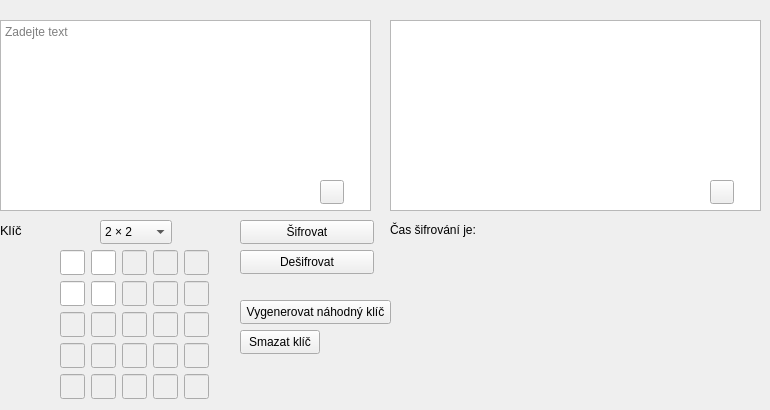
    <widget class="QWidget" name="tab_3">
     <attribute name="title">
      <string>Hillova šifra</string>
     </attribute>
     <widget class="QLabel" name="label_8">
      <property name="geometry">
       <rect>
        <x>0</x>
        <y>220</y>
        <width>31</width>
        <height>21</height>
       </rect>
      </property>
      <property name="text">
       <string>&lt;!DOCTYPE HTML PUBLIC &quot;-//W3C//DTD HTML 4.0//EN&quot; &quot;http://www.w3.org/TR/REC-html40/strict.dtd&quot;&gt;
&lt;html&gt;&lt;head&gt;&lt;meta name=&quot;qrichtext&quot; content=&quot;1&quot; /&gt;&lt;meta charset=&quot;utf-8&quot; /&gt;&lt;style type=&quot;text/css&quot;&gt;
p, li { white-space: pre-wrap; }
hr { height: 1px; border-width: 0; }
li.unchecked::marker { content: &quot;\2610&quot;; }
li.checked::marker { content: &quot;\2612&quot;; }
&lt;/style&gt;&lt;/head&gt;&lt;body style=&quot; font-family:'Segoe UI'; font-size:9pt; font-weight:400; font-style:normal;&quot;&gt;
&lt;p style=&quot; margin-top:0px; margin-bottom:0px; margin-left:0px; margin-right:0px; -qt-block-indent:0; text-indent:0px;&quot;&gt;&lt;span style=&quot; font-size:10pt;&quot;&gt;Klíč&lt;/span&gt;&lt;/p&gt;&lt;/body&gt;&lt;/html&gt;</string>
      </property>
     </widget>
     <widget class="QTextBrowser" name="textBrowser_3">
      <property name="geometry">
       <rect>
        <x>390</x>
        <y>20</y>
        <width>371</width>
        <height>191</height>
       </rect>
      </property>
      <property name="cursor" stdset="0">
       <cursorShape>IBeamCursor</cursorShape>
      </property>
     </widget>
     <widget class="QPushButton" name="pushButton_11">
      <property name="geometry">
       <rect>
        <x>710</x>
        <y>180</y>
        <width>24</width>
        <height>24</height>
       </rect>
      </property>
      <property name="cursor">
       <cursorShape>PointingHandCursor</cursorShape>
      </property>
      <property name="text">
       <string/>
      </property>
      <property name="icon">
       <iconset resource="Photo.qrc">
        <normaloff>:/img/img/copy-svgrepo-com.svg</normaloff>:/img/img/copy-svgrepo-com.svg</iconset>
      </property>
     </widget>
     <widget class="QLabel" name="label_9">
      <property name="geometry">
       <rect>
        <x>390</x>
        <y>220</y>
        <width>351</width>
        <height>20</height>
       </rect>
      </property>
      <property name="text">
       <string>Čas šifrování je:</string>
      </property>
     </widget>
     <widget class="QPushButton" name="pushButton_13">
      <property name="geometry">
       <rect>
        <x>320</x>
        <y>180</y>
        <width>24</width>
        <height>24</height>
       </rect>
      </property>
      <property name="cursor">
       <cursorShape>PointingHandCursor</cursorShape>
      </property>
      <property name="text">
       <string/>
      </property>
      <property name="icon">
       <iconset resource="Photo.qrc">
        <normaloff>:/img/img/copy-svgrepo-com.svg</normaloff>:/img/img/copy-svgrepo-com.svg</iconset>
      </property>
     </widget>
     <widget class="QPushButton" name="pushButton_14">
      <property name="geometry">
       <rect>
        <x>240</x>
        <y>220</y>
        <width>134</width>
        <height>24</height>
       </rect>
      </property>
      <property name="cursor">
       <cursorShape>PointingHandCursor</cursorShape>
      </property>
      <property name="text">
       <string>Šifrovat</string>
      </property>
     </widget>
     <widget class="QTextEdit" name="textEdit_5">
      <property name="geometry">
       <rect>
        <x>0</x>
        <y>20</y>
        <width>371</width>
        <height>191</height>
       </rect>
      </property>
      <property name="cursor" stdset="0">
       <cursorShape>IBeamCursor</cursorShape>
      </property>
      <property name="markdown">
       <string/>
      </property>
      <property name="html">
       <string>&lt;!DOCTYPE HTML PUBLIC &quot;-//W3C//DTD HTML 4.0//EN&quot; &quot;http://www.w3.org/TR/REC-html40/strict.dtd&quot;&gt;
&lt;html&gt;&lt;head&gt;&lt;meta name=&quot;qrichtext&quot; content=&quot;1&quot; /&gt;&lt;meta charset=&quot;utf-8&quot; /&gt;&lt;style type=&quot;text/css&quot;&gt;
p, li { white-space: pre-wrap; }
hr { height: 1px; border-width: 0; }
li.unchecked::marker { content: &quot;\2610&quot;; }
li.checked::marker { content: &quot;\2612&quot;; }
&lt;/style&gt;&lt;/head&gt;&lt;body style=&quot; font-family:'Segoe UI'; font-size:9pt; font-weight:400; font-style:normal;&quot;&gt;
&lt;p style=&quot;-qt-paragraph-type:empty; margin-top:0px; margin-bottom:0px; margin-left:0px; margin-right:0px; -qt-block-indent:0; text-indent:0px;&quot;&gt;&lt;br /&gt;&lt;/p&gt;&lt;/body&gt;&lt;/html&gt;</string>
      </property>
      <property name="placeholderText">
       <string>Zadejte text</string>
      </property>
     </widget>
     <widget class="QPushButton" name="pushButton_15">
      <property name="geometry">
       <rect>
        <x>240</x>
        <y>250</y>
        <width>134</width>
        <height>24</height>
       </rect>
      </property>
      <property name="cursor">
       <cursorShape>PointingHandCursor</cursorShape>
      </property>
      <property name="text">
       <string>Dešifrovat</string>
      </property>
     </widget>
     <widget class="QComboBox" name="comboBox">
      <property name="geometry">
       <rect>
        <x>100</x>
        <y>220</y>
        <width>72</width>
        <height>24</height>
       </rect>
      </property>
      <item>
       <property name="text">
        <string>2 × 2</string>
       </property>
      </item>
      <item>
       <property name="text">
        <string>3 × 3</string>
       </property>
      </item>
      <item>
       <property name="text">
        <string>4 × 4</string>
       </property>
      </item>
      <item>
       <property name="text">
        <string>5 × 5</string>
       </property>
      </item>
     </widget>
     <widget class="QWidget" name="layoutWidget">
      <property name="geometry">
       <rect>
        <x>60</x>
        <y>250</y>
        <width>151</width>
        <height>151</height>
       </rect>
      </property>
      <layout class="QGridLayout" name="gridLayout">
       <item row="0" column="0">
        <widget class="QLineEdit" name="lineEdit">
         <property name="minimumSize">
          <size>
           <width>25</width>
           <height>25</height>
          </size>
         </property>
         <property name="maximumSize">
          <size>
           <width>25</width>
           <height>25</height>
          </size>
         </property>
         <property name="toolTip">
          <string>&lt;html&gt;&lt;head/&gt;&lt;body&gt;&lt;p&gt;&lt;br/&gt;&lt;/p&gt;&lt;/body&gt;&lt;/html&gt;</string>
         </property>
         <property name="autoFillBackground">
          <bool>false</bool>
         </property>
         <property name="maxLength">
          <number>2</number>
         </property>
         <property name="alignment">
          <set>Qt::AlignCenter</set>
         </property>
         <property name="clearButtonEnabled">
          <bool>false</bool>
         </property>
        </widget>
       </item>
       <item row="0" column="1">
        <widget class="QLineEdit" name="lineEdit_2">
         <property name="minimumSize">
          <size>
           <width>25</width>
           <height>25</height>
          </size>
         </property>
         <property name="maximumSize">
          <size>
           <width>25</width>
           <height>25</height>
          </size>
         </property>
         <property name="autoFillBackground">
          <bool>false</bool>
         </property>
         <property name="maxLength">
          <number>2</number>
         </property>
         <property name="alignment">
          <set>Qt::AlignCenter</set>
         </property>
         <property name="clearButtonEnabled">
          <bool>false</bool>
         </property>
        </widget>
       </item>
       <item row="0" column="2">
        <widget class="QLineEdit" name="lineEdit_3">
         <property name="enabled">
          <bool>false</bool>
         </property>
         <property name="minimumSize">
          <size>
           <width>25</width>
           <height>25</height>
          </size>
         </property>
         <property name="maximumSize">
          <size>
           <width>25</width>
           <height>25</height>
          </size>
         </property>
         <property name="autoFillBackground">
          <bool>false</bool>
         </property>
         <property name="inputMask">
          <string/>
         </property>
         <property name="maxLength">
          <number>2</number>
         </property>
         <property name="frame">
          <bool>true</bool>
         </property>
         <property name="alignment">
          <set>Qt::AlignCenter</set>
         </property>
         <property name="readOnly">
          <bool>false</bool>
         </property>
         <property name="clearButtonEnabled">
          <bool>false</bool>
         </property>
        </widget>
       </item>
       <item row="0" column="3">
        <widget class="QLineEdit" name="lineEdit_12">
         <property name="enabled">
          <bool>false</bool>
         </property>
         <property name="minimumSize">
          <size>
           <width>25</width>
           <height>25</height>
          </size>
         </property>
         <property name="maximumSize">
          <size>
           <width>25</width>
           <height>25</height>
          </size>
         </property>
         <property name="autoFillBackground">
          <bool>false</bool>
         </property>
         <property name="inputMask">
          <string/>
         </property>
         <property name="maxLength">
          <number>2</number>
         </property>
         <property name="frame">
          <bool>true</bool>
         </property>
         <property name="alignment">
          <set>Qt::AlignCenter</set>
         </property>
         <property name="readOnly">
          <bool>false</bool>
         </property>
         <property name="clearButtonEnabled">
          <bool>false</bool>
         </property>
        </widget>
       </item>
       <item row="0" column="4">
        <widget class="QLineEdit" name="lineEdit_14">
         <property name="enabled">
          <bool>false</bool>
         </property>
         <property name="minimumSize">
          <size>
           <width>25</width>
           <height>25</height>
          </size>
         </property>
         <property name="maximumSize">
          <size>
           <width>25</width>
           <height>25</height>
          </size>
         </property>
         <property name="autoFillBackground">
          <bool>false</bool>
         </property>
         <property name="inputMask">
          <string/>
         </property>
         <property name="maxLength">
          <number>2</number>
         </property>
         <property name="frame">
          <bool>true</bool>
         </property>
         <property name="alignment">
          <set>Qt::AlignCenter</set>
         </property>
         <property name="readOnly">
          <bool>false</bool>
         </property>
         <property name="clearButtonEnabled">
          <bool>false</bool>
         </property>
        </widget>
       </item>
       <item row="1" column="0">
        <widget class="QLineEdit" name="lineEdit_4">
         <property name="minimumSize">
          <size>
           <width>25</width>
           <height>25</height>
          </size>
         </property>
         <property name="maximumSize">
          <size>
           <width>25</width>
           <height>25</height>
          </size>
         </property>
         <property name="autoFillBackground">
          <bool>false</bool>
         </property>
         <property name="maxLength">
          <number>2</number>
         </property>
         <property name="alignment">
          <set>Qt::AlignCenter</set>
         </property>
         <property name="clearButtonEnabled">
          <bool>false</bool>
         </property>
        </widget>
       </item>
       <item row="1" column="1">
        <widget class="QLineEdit" name="lineEdit_5">
         <property name="minimumSize">
          <size>
           <width>25</width>
           <height>25</height>
          </size>
         </property>
         <property name="maximumSize">
          <size>
           <width>25</width>
           <height>25</height>
          </size>
         </property>
         <property name="autoFillBackground">
          <bool>false</bool>
         </property>
         <property name="maxLength">
          <number>2</number>
         </property>
         <property name="alignment">
          <set>Qt::AlignCenter</set>
         </property>
         <property name="clearButtonEnabled">
          <bool>false</bool>
         </property>
        </widget>
       </item>
       <item row="1" column="2">
        <widget class="QLineEdit" name="lineEdit_6">
         <property name="enabled">
          <bool>false</bool>
         </property>
         <property name="minimumSize">
          <size>
           <width>25</width>
           <height>25</height>
          </size>
         </property>
         <property name="maximumSize">
          <size>
           <width>25</width>
           <height>25</height>
          </size>
         </property>
         <property name="autoFillBackground">
          <bool>false</bool>
         </property>
         <property name="maxLength">
          <number>2</number>
         </property>
         <property name="alignment">
          <set>Qt::AlignCenter</set>
         </property>
         <property name="clearButtonEnabled">
          <bool>false</bool>
         </property>
        </widget>
       </item>
       <item row="1" column="3">
        <widget class="QLineEdit" name="lineEdit_11">
         <property name="enabled">
          <bool>false</bool>
         </property>
         <property name="minimumSize">
          <size>
           <width>25</width>
           <height>25</height>
          </size>
         </property>
         <property name="maximumSize">
          <size>
           <width>25</width>
           <height>25</height>
          </size>
         </property>
         <property name="autoFillBackground">
          <bool>false</bool>
         </property>
         <property name="maxLength">
          <number>2</number>
         </property>
         <property name="alignment">
          <set>Qt::AlignCenter</set>
         </property>
         <property name="clearButtonEnabled">
          <bool>false</bool>
         </property>
        </widget>
       </item>
       <item row="1" column="4">
        <widget class="QLineEdit" name="lineEdit_13">
         <property name="enabled">
          <bool>false</bool>
         </property>
         <property name="minimumSize">
          <size>
           <width>25</width>
           <height>25</height>
          </size>
         </property>
         <property name="maximumSize">
          <size>
           <width>25</width>
           <height>25</height>
          </size>
         </property>
         <property name="autoFillBackground">
          <bool>false</bool>
         </property>
         <property name="maxLength">
          <number>2</number>
         </property>
         <property name="alignment">
          <set>Qt::AlignCenter</set>
         </property>
         <property name="clearButtonEnabled">
          <bool>false</bool>
         </property>
        </widget>
       </item>
       <item row="2" column="0">
        <widget class="QLineEdit" name="lineEdit_7">
         <property name="enabled">
          <bool>false</bool>
         </property>
         <property name="minimumSize">
          <size>
           <width>25</width>
           <height>25</height>
          </size>
         </property>
         <property name="maximumSize">
          <size>
           <width>25</width>
           <height>25</height>
          </size>
         </property>
         <property name="autoFillBackground">
          <bool>false</bool>
         </property>
         <property name="maxLength">
          <number>2</number>
         </property>
         <property name="alignment">
          <set>Qt::AlignCenter</set>
         </property>
         <property name="clearButtonEnabled">
          <bool>false</bool>
         </property>
        </widget>
       </item>
       <item row="2" column="1">
        <widget class="QLineEdit" name="lineEdit_8">
         <property name="enabled">
          <bool>false</bool>
         </property>
         <property name="minimumSize">
          <size>
           <width>25</width>
           <height>25</height>
          </size>
         </property>
         <property name="maximumSize">
          <size>
           <width>25</width>
           <height>25</height>
          </size>
         </property>
         <property name="autoFillBackground">
          <bool>false</bool>
         </property>
         <property name="maxLength">
          <number>2</number>
         </property>
         <property name="alignment">
          <set>Qt::AlignCenter</set>
         </property>
         <property name="clearButtonEnabled">
          <bool>false</bool>
         </property>
        </widget>
       </item>
       <item row="2" column="2">
        <widget class="QLineEdit" name="lineEdit_9">
         <property name="enabled">
          <bool>false</bool>
         </property>
         <property name="minimumSize">
          <size>
           <width>25</width>
           <height>25</height>
          </size>
         </property>
         <property name="maximumSize">
          <size>
           <width>25</width>
           <height>25</height>
          </size>
         </property>
         <property name="autoFillBackground">
          <bool>false</bool>
         </property>
         <property name="maxLength">
          <number>2</number>
         </property>
         <property name="alignment">
          <set>Qt::AlignCenter</set>
         </property>
         <property name="clearButtonEnabled">
          <bool>false</bool>
         </property>
        </widget>
       </item>
       <item row="2" column="3">
        <widget class="QLineEdit" name="lineEdit_10">
         <property name="enabled">
          <bool>false</bool>
         </property>
         <property name="minimumSize">
          <size>
           <width>25</width>
           <height>25</height>
          </size>
         </property>
         <property name="maximumSize">
          <size>
           <width>25</width>
           <height>25</height>
          </size>
         </property>
         <property name="autoFillBackground">
          <bool>false</bool>
         </property>
         <property name="maxLength">
          <number>2</number>
         </property>
         <property name="alignment">
          <set>Qt::AlignCenter</set>
         </property>
         <property name="clearButtonEnabled">
          <bool>false</bool>
         </property>
        </widget>
       </item>
       <item row="2" column="4">
        <widget class="QLineEdit" name="lineEdit_15">
         <property name="enabled">
          <bool>false</bool>
         </property>
         <property name="minimumSize">
          <size>
           <width>25</width>
           <height>25</height>
          </size>
         </property>
         <property name="maximumSize">
          <size>
           <width>25</width>
           <height>25</height>
          </size>
         </property>
         <property name="autoFillBackground">
          <bool>false</bool>
         </property>
         <property name="maxLength">
          <number>2</number>
         </property>
         <property name="alignment">
          <set>Qt::AlignCenter</set>
         </property>
         <property name="clearButtonEnabled">
          <bool>false</bool>
         </property>
        </widget>
       </item>
       <item row="3" column="0">
        <widget class="QLineEdit" name="lineEdit_17">
         <property name="enabled">
          <bool>false</bool>
         </property>
         <property name="minimumSize">
          <size>
           <width>25</width>
           <height>25</height>
          </size>
         </property>
         <property name="maximumSize">
          <size>
           <width>25</width>
           <height>25</height>
          </size>
         </property>
         <property name="autoFillBackground">
          <bool>false</bool>
         </property>
         <property name="maxLength">
          <number>2</number>
         </property>
         <property name="alignment">
          <set>Qt::AlignCenter</set>
         </property>
         <property name="clearButtonEnabled">
          <bool>false</bool>
         </property>
        </widget>
       </item>
       <item row="3" column="1">
        <widget class="QLineEdit" name="lineEdit_16">
         <property name="enabled">
          <bool>false</bool>
         </property>
         <property name="minimumSize">
          <size>
           <width>25</width>
           <height>25</height>
          </size>
         </property>
         <property name="maximumSize">
          <size>
           <width>25</width>
           <height>25</height>
          </size>
         </property>
         <property name="autoFillBackground">
          <bool>false</bool>
         </property>
         <property name="maxLength">
          <number>2</number>
         </property>
         <property name="alignment">
          <set>Qt::AlignCenter</set>
         </property>
         <property name="clearButtonEnabled">
          <bool>false</bool>
         </property>
        </widget>
       </item>
       <item row="3" column="2">
        <widget class="QLineEdit" name="lineEdit_18">
         <property name="enabled">
          <bool>false</bool>
         </property>
         <property name="minimumSize">
          <size>
           <width>25</width>
           <height>25</height>
          </size>
         </property>
         <property name="maximumSize">
          <size>
           <width>25</width>
           <height>25</height>
          </size>
         </property>
         <property name="autoFillBackground">
          <bool>false</bool>
         </property>
         <property name="maxLength">
          <number>2</number>
         </property>
         <property name="alignment">
          <set>Qt::AlignCenter</set>
         </property>
         <property name="clearButtonEnabled">
          <bool>false</bool>
         </property>
        </widget>
       </item>
       <item row="3" column="3">
        <widget class="QLineEdit" name="lineEdit_19">
         <property name="enabled">
          <bool>false</bool>
         </property>
         <property name="minimumSize">
          <size>
           <width>25</width>
           <height>25</height>
          </size>
         </property>
         <property name="maximumSize">
          <size>
           <width>25</width>
           <height>25</height>
          </size>
         </property>
         <property name="autoFillBackground">
          <bool>false</bool>
         </property>
         <property name="maxLength">
          <number>2</number>
         </property>
         <property name="alignment">
          <set>Qt::AlignCenter</set>
         </property>
         <property name="clearButtonEnabled">
          <bool>false</bool>
         </property>
        </widget>
       </item>
       <item row="3" column="4">
        <widget class="QLineEdit" name="lineEdit_20">
         <property name="enabled">
          <bool>false</bool>
         </property>
         <property name="minimumSize">
          <size>
           <width>25</width>
           <height>25</height>
          </size>
         </property>
         <property name="maximumSize">
          <size>
           <width>25</width>
           <height>25</height>
          </size>
         </property>
         <property name="autoFillBackground">
          <bool>false</bool>
         </property>
         <property name="maxLength">
          <number>2</number>
         </property>
         <property name="alignment">
          <set>Qt::AlignCenter</set>
         </property>
         <property name="clearButtonEnabled">
          <bool>false</bool>
         </property>
        </widget>
       </item>
       <item row="4" column="0">
        <widget class="QLineEdit" name="lineEdit_22">
         <property name="enabled">
          <bool>false</bool>
         </property>
         <property name="minimumSize">
          <size>
           <width>25</width>
           <height>25</height>
          </size>
         </property>
         <property name="maximumSize">
          <size>
           <width>25</width>
           <height>25</height>
          </size>
         </property>
         <property name="autoFillBackground">
          <bool>false</bool>
         </property>
         <property name="maxLength">
          <number>2</number>
         </property>
         <property name="alignment">
          <set>Qt::AlignCenter</set>
         </property>
         <property name="clearButtonEnabled">
          <bool>false</bool>
         </property>
        </widget>
       </item>
       <item row="4" column="1">
        <widget class="QLineEdit" name="lineEdit_21">
         <property name="enabled">
          <bool>false</bool>
         </property>
         <property name="minimumSize">
          <size>
           <width>25</width>
           <height>25</height>
          </size>
         </property>
         <property name="maximumSize">
          <size>
           <width>25</width>
           <height>25</height>
          </size>
         </property>
         <property name="autoFillBackground">
          <bool>false</bool>
         </property>
         <property name="maxLength">
          <number>2</number>
         </property>
         <property name="alignment">
          <set>Qt::AlignCenter</set>
         </property>
         <property name="clearButtonEnabled">
          <bool>false</bool>
         </property>
        </widget>
       </item>
       <item row="4" column="2">
        <widget class="QLineEdit" name="lineEdit_23">
         <property name="enabled">
          <bool>false</bool>
         </property>
         <property name="minimumSize">
          <size>
           <width>25</width>
           <height>25</height>
          </size>
         </property>
         <property name="maximumSize">
          <size>
           <width>25</width>
           <height>25</height>
          </size>
         </property>
         <property name="autoFillBackground">
          <bool>false</bool>
         </property>
         <property name="maxLength">
          <number>2</number>
         </property>
         <property name="alignment">
          <set>Qt::AlignCenter</set>
         </property>
         <property name="clearButtonEnabled">
          <bool>false</bool>
         </property>
        </widget>
       </item>
       <item row="4" column="3">
        <widget class="QLineEdit" name="lineEdit_24">
         <property name="enabled">
          <bool>false</bool>
         </property>
         <property name="minimumSize">
          <size>
           <width>25</width>
           <height>25</height>
          </size>
         </property>
         <property name="maximumSize">
          <size>
           <width>25</width>
           <height>25</height>
          </size>
         </property>
         <property name="autoFillBackground">
          <bool>false</bool>
         </property>
         <property name="maxLength">
          <number>2</number>
         </property>
         <property name="alignment">
          <set>Qt::AlignCenter</set>
         </property>
         <property name="clearButtonEnabled">
          <bool>false</bool>
         </property>
        </widget>
       </item>
       <item row="4" column="4">
        <widget class="QLineEdit" name="lineEdit_25">
         <property name="enabled">
          <bool>false</bool>
         </property>
         <property name="minimumSize">
          <size>
           <width>25</width>
           <height>25</height>
          </size>
         </property>
         <property name="maximumSize">
          <size>
           <width>25</width>
           <height>25</height>
          </size>
         </property>
         <property name="autoFillBackground">
          <bool>false</bool>
         </property>
         <property name="maxLength">
          <number>2</number>
         </property>
         <property name="alignment">
          <set>Qt::AlignCenter</set>
         </property>
         <property name="clearButtonEnabled">
          <bool>false</bool>
         </property>
        </widget>
       </item>
      </layout>
     </widget>
     <widget class="QPushButton" name="pushButton_12">
      <property name="geometry">
       <rect>
        <x>240</x>
        <y>300</y>
        <width>151</width>
        <height>24</height>
       </rect>
      </property>
      <property name="text">
       <string>Vygenerovat náhodný klíč</string>
      </property>
     </widget>
     <widget class="QPushButton" name="pushButton_16">
      <property name="geometry">
       <rect>
        <x>240</x>
        <y>330</y>
        <width>80</width>
        <height>24</height>
       </rect>
      </property>
      <property name="text">
       <string>Smazat klíč</string>
      </property>
     </widget>
     <zorder>layoutWidget</zorder>
     <zorder>textBrowser_3</zorder>
     <zorder>textEdit_5</zorder>
     <zorder>label_8</zorder>
     <zorder>pushButton_11</zorder>
     <zorder>label_9</zorder>
     <zorder>pushButton_13</zorder>
     <zorder>pushButton_14</zorder>
     <zorder>pushButton_15</zorder>
     <zorder>comboBox</zorder>
     <zorder>pushButton_12</zorder>
     <zorder>pushButton_16</zorder>
    </widget>
